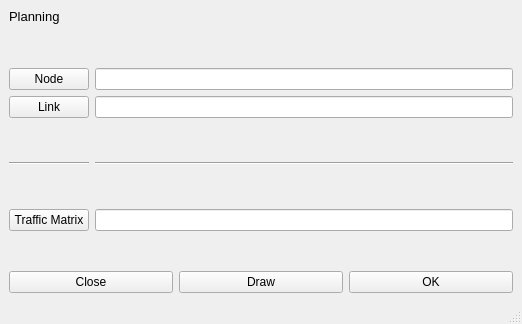
<?xml version="1.0" encoding="UTF-8"?>
<ui version="4.0">
 <class>MainWindow</class>
 <widget class="QMainWindow" name="MainWindow">
  <property name="geometry">
   <rect>
    <x>0</x>
    <y>0</y>
    <width>522</width>
    <height>324</height>
   </rect>
  </property>
  <property name="windowTitle">
   <string>MainWindow</string>
  </property>
  <widget class="QWidget" name="PysicalTopology">
   <layout class="QGridLayout" name="gridLayout_3">
    <item row="0" column="1">
     <layout class="QGridLayout" name="gridLayout">
      <item row="3" column="0">
       <widget class="QPushButton" name="LinkButton">
        <property name="text">
         <string>Link</string>
        </property>
       </widget>
      </item>
      <item row="0" column="0">
       <widget class="QLabel" name="PlanningLabel">
        <property name="font">
         <font>
          <pointsize>10</pointsize>
          <weight>50</weight>
          <italic>false</italic>
          <bold>false</bold>
          <underline>false</underline>
          <strikeout>false</strikeout>
          <kerning>true</kerning>
         </font>
        </property>
        <property name="text">
         <string>Planning</string>
        </property>
       </widget>
      </item>
      <item row="6" column="0">
       <spacer name="verticalSpacer_4">
        <property name="orientation">
         <enum>Qt::Vertical</enum>
        </property>
        <property name="sizeHint" stdset="0">
         <size>
          <width>20</width>
          <height>40</height>
         </size>
        </property>
       </spacer>
      </item>
      <item row="7" column="0">
       <widget class="QPushButton" name="TrafficButton">
        <property name="text">
         <string>Traffic Matrix</string>
        </property>
       </widget>
      </item>
      <item row="6" column="1">
       <spacer name="verticalSpacer_5">
        <property name="orientation">
         <enum>Qt::Vertical</enum>
        </property>
        <property name="sizeHint" stdset="0">
         <size>
          <width>20</width>
          <height>40</height>
         </size>
        </property>
       </spacer>
      </item>
      <item row="3" column="1">
       <widget class="QLineEdit" name="lineEdit_2"/>
      </item>
      <item row="5" column="0">
       <widget class="Line" name="line">
        <property name="orientation">
         <enum>Qt::Horizontal</enum>
        </property>
       </widget>
      </item>
      <item row="1" column="0">
       <spacer name="verticalSpacer_2">
        <property name="orientation">
         <enum>Qt::Vertical</enum>
        </property>
        <property name="sizeHint" stdset="0">
         <size>
          <width>20</width>
          <height>40</height>
         </size>
        </property>
       </spacer>
      </item>
      <item row="1" column="1">
       <spacer name="verticalSpacer_3">
        <property name="orientation">
         <enum>Qt::Vertical</enum>
        </property>
        <property name="sizeHint" stdset="0">
         <size>
          <width>20</width>
          <height>40</height>
         </size>
        </property>
       </spacer>
      </item>
      <item row="5" column="1">
       <widget class="Line" name="line_2">
        <property name="orientation">
         <enum>Qt::Horizontal</enum>
        </property>
       </widget>
      </item>
      <item row="7" column="1">
       <widget class="QLineEdit" name="lineEdit_3"/>
      </item>
      <item row="2" column="1">
       <widget class="QLineEdit" name="lineEdit"/>
      </item>
      <item row="2" column="0">
       <widget class="QPushButton" name="NodeButton">
        <property name="text">
         <string>Node</string>
        </property>
       </widget>
      </item>
      <item row="4" column="0">
       <spacer name="verticalSpacer_6">
        <property name="orientation">
         <enum>Qt::Vertical</enum>
        </property>
        <property name="sizeHint" stdset="0">
         <size>
          <width>20</width>
          <height>40</height>
         </size>
        </property>
       </spacer>
      </item>
      <item row="4" column="1">
       <spacer name="verticalSpacer_7">
        <property name="orientation">
         <enum>Qt::Vertical</enum>
        </property>
        <property name="sizeHint" stdset="0">
         <size>
          <width>20</width>
          <height>40</height>
         </size>
        </property>
       </spacer>
      </item>
     </layout>
    </item>
    <item row="2" column="1">
     <layout class="QGridLayout" name="gridLayout_2">
      <item row="0" column="2">
       <widget class="QPushButton" name="OKButton">
        <property name="text">
         <string>OK</string>
        </property>
       </widget>
      </item>
      <item row="0" column="1">
       <widget class="QPushButton" name="DrawButton">
        <property name="text">
         <string>Draw</string>
        </property>
       </widget>
      </item>
      <item row="0" column="0">
       <widget class="QPushButton" name="CloseButton">
        <property name="text">
         <string>Close</string>
        </property>
       </widget>
      </item>
     </layout>
    </item>
    <item row="1" column="1">
     <spacer name="verticalSpacer">
      <property name="orientation">
       <enum>Qt::Vertical</enum>
      </property>
      <property name="sizeHint" stdset="0">
       <size>
        <width>20</width>
        <height>40</height>
       </size>
      </property>
     </spacer>
    </item>
   </layout>
  </widget>
  <widget class="QMenuBar" name="menubar">
   <property name="geometry">
    <rect>
     <x>0</x>
     <y>0</y>
     <width>522</width>
     <height>26</height>
    </rect>
   </property>
  </widget>
  <widget class="QStatusBar" name="statusbar"/>
 </widget>
 <resources/>
 <connections/>
</ui>
